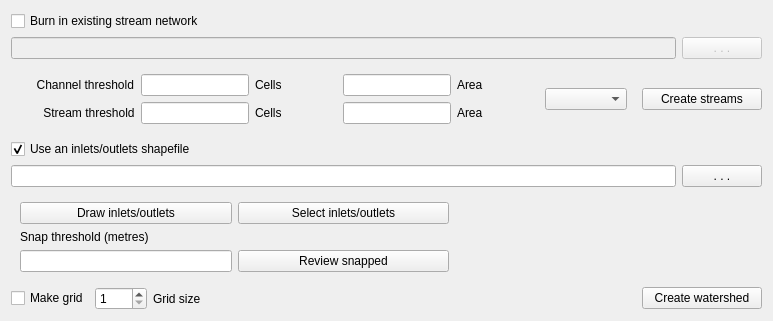
     <widget class="QWidget" name="delinTab">
      <attribute name="title">
       <string>Delineate watershed</string>
      </attribute>
      <layout class="QGridLayout" name="gridLayout_4">
       <item row="2" column="0" colspan="4">
        <widget class="QWidget" name="thresholdWidget" native="true">
         <layout class="QGridLayout" name="gridLayout_10">
          <item row="0" column="0">
           <widget class="QLabel" name="thresholdLabelCh">
            <property name="toolTip">
             <string>&lt;html&gt;&lt;head/&gt;&lt;body&gt;&lt;p&gt;The threshold number of cells is the minimum number required to form a channel at a leaf of the channel network.&lt;/p&gt;&lt;/body&gt;&lt;/html&gt;</string>
            </property>
            <property name="text">
             <string>     Channel threshold</string>
            </property>
           </widget>
          </item>
          <item row="0" column="1">
           <widget class="QLineEdit" name="numCellsCh">
            <property name="sizePolicy">
             <sizepolicy hsizetype="Preferred" vsizetype="Fixed">
              <horstretch>0</horstretch>
              <verstretch>0</verstretch>
             </sizepolicy>
            </property>
            <property name="minimumSize">
             <size>
              <width>50</width>
              <height>20</height>
             </size>
            </property>
            <property name="toolTip">
             <string>&lt;html&gt;&lt;head/&gt;&lt;body&gt;&lt;p&gt;The minimum number of cells required to create a channel as a leaf of the channel network&lt;/p&gt;&lt;/body&gt;&lt;/html&gt;</string>
            </property>
           </widget>
          </item>
          <item row="0" column="2">
           <widget class="QLabel" name="numCellsLabelCh">
            <property name="sizePolicy">
             <sizepolicy hsizetype="Preferred" vsizetype="Fixed">
              <horstretch>0</horstretch>
              <verstretch>0</verstretch>
             </sizepolicy>
            </property>
            <property name="toolTip">
             <string>The threshold number of cells is the minimum number required to form a stream at a leaf of the stream network.</string>
            </property>
            <property name="text">
             <string>Cells</string>
            </property>
           </widget>
          </item>
          <item row="0" column="3">
           <widget class="QLineEdit" name="areaCh">
            <property name="sizePolicy">
             <sizepolicy hsizetype="Preferred" vsizetype="Fixed">
              <horstretch>0</horstretch>
              <verstretch>0</verstretch>
             </sizepolicy>
            </property>
            <property name="minimumSize">
             <size>
              <width>50</width>
              <height>20</height>
             </size>
            </property>
            <property name="toolTip">
             <string>&lt;html&gt;&lt;head/&gt;&lt;body&gt;&lt;p&gt;The minimum area required to create a channel as a leaf of the channel network&lt;/p&gt;&lt;/body&gt;&lt;/html&gt;</string>
            </property>
           </widget>
          </item>
          <item row="0" column="4">
           <widget class="QLabel" name="areaLabelCh">
            <property name="sizePolicy">
             <sizepolicy hsizetype="Preferred" vsizetype="Fixed">
              <horstretch>0</horstretch>
              <verstretch>0</verstretch>
             </sizepolicy>
            </property>
            <property name="text">
             <string>Area</string>
            </property>
           </widget>
          </item>
          <item row="0" column="5" rowspan="2">
           <widget class="QComboBox" name="areaUnitsBox">
            <property name="sizePolicy">
             <sizepolicy hsizetype="Preferred" vsizetype="Fixed">
              <horstretch>0</horstretch>
              <verstretch>0</verstretch>
             </sizepolicy>
            </property>
           </widget>
          </item>
          <item row="1" column="0">
           <widget class="QLabel" name="thresholdLabelSt">
            <property name="toolTip">
             <string>&lt;html&gt;&lt;head/&gt;&lt;body&gt;&lt;p&gt;The threshold number of cells is the minimum number required to form a stream (and hence a subbasin) at a leaf of the stream network.&lt;/p&gt;&lt;/body&gt;&lt;/html&gt;</string>
            </property>
            <property name="text">
             <string>       Stream threshold</string>
            </property>
           </widget>
          </item>
          <item row="1" column="1">
           <widget class="QLineEdit" name="numCellsSt">
            <property name="sizePolicy">
             <sizepolicy hsizetype="Preferred" vsizetype="Fixed">
              <horstretch>0</horstretch>
              <verstretch>0</verstretch>
             </sizepolicy>
            </property>
            <property name="minimumSize">
             <size>
              <width>50</width>
              <height>20</height>
             </size>
            </property>
            <property name="toolTip">
             <string>&lt;html&gt;&lt;head/&gt;&lt;body&gt;&lt;p&gt;The threshold number of cells is the minimum number required to form a stream (and hence a subbasin) at a leaf of the stream network.&lt;/p&gt;&lt;/body&gt;&lt;/html&gt;</string>
            </property>
           </widget>
          </item>
          <item row="1" column="2">
           <widget class="QLabel" name="numCellsLabelSt">
            <property name="sizePolicy">
             <sizepolicy hsizetype="Preferred" vsizetype="Fixed">
              <horstretch>0</horstretch>
              <verstretch>0</verstretch>
             </sizepolicy>
            </property>
            <property name="toolTip">
             <string>The threshold number of cells is the minimum number required to form a stream at a leaf of the stream network.</string>
            </property>
            <property name="text">
             <string>Cells</string>
            </property>
           </widget>
          </item>
          <item row="1" column="3">
           <widget class="QLineEdit" name="areaSt">
            <property name="sizePolicy">
             <sizepolicy hsizetype="Preferred" vsizetype="Fixed">
              <horstretch>0</horstretch>
              <verstretch>0</verstretch>
             </sizepolicy>
            </property>
            <property name="minimumSize">
             <size>
              <width>50</width>
              <height>20</height>
             </size>
            </property>
            <property name="toolTip">
             <string>&lt;html&gt;&lt;head/&gt;&lt;body&gt;&lt;p&gt;The minimum area required to create a stream (and hence a subbasin) as a leaf of the stream network&lt;/p&gt;&lt;/body&gt;&lt;/html&gt;</string>
            </property>
           </widget>
          </item>
          <item row="1" column="4">
           <widget class="QLabel" name="areaLabelSt">
            <property name="sizePolicy">
             <sizepolicy hsizetype="Preferred" vsizetype="Fixed">
              <horstretch>0</horstretch>
              <verstretch>0</verstretch>
             </sizepolicy>
            </property>
            <property name="text">
             <string>Area</string>
            </property>
           </widget>
          </item>
         </layout>
        </widget>
       </item>
       <item row="0" column="0" colspan="3">
        <widget class="QCheckBox" name="checkBurn">
         <property name="sizePolicy">
          <sizepolicy hsizetype="Minimum" vsizetype="Fixed">
           <horstretch>0</horstretch>
           <verstretch>0</verstretch>
          </sizepolicy>
         </property>
         <property name="toolTip">
          <string>An existing stream network may be burnt in to make delineation more accurate, particularly in flat areas</string>
         </property>
         <property name="text">
          <string>Burn in existing stream network</string>
         </property>
        </widget>
       </item>
       <item row="2" column="4" colspan="2">
        <widget class="QPushButton" name="delinRunButton1">
         <property name="sizePolicy">
          <sizepolicy hsizetype="Preferred" vsizetype="Fixed">
           <horstretch>0</horstretch>
           <verstretch>0</verstretch>
          </sizepolicy>
         </property>
         <property name="toolTip">
          <string>Create streams first if you want to place inlets/outlets interactively.</string>
         </property>
         <property name="text">
          <string>Create streams</string>
         </property>
        </widget>
       </item>
       <item row="3" column="0" colspan="3">
        <widget class="QCheckBox" name="useOutlets">
         <property name="toolTip">
          <string>The inlets outlets file defines inlets, outlets, reservoirs and point sources.  It must contain at least one outlet.</string>
         </property>
         <property name="text">
          <string>Use an inlets/outlets shapefile</string>
         </property>
         <property name="checked">
          <bool>true</bool>
         </property>
        </widget>
       </item>
       <item row="6" column="4" colspan="2">
        <widget class="QPushButton" name="delinRunButton2">
         <property name="sizePolicy">
          <sizepolicy hsizetype="Preferred" vsizetype="Fixed">
           <horstretch>0</horstretch>
           <verstretch>0</verstretch>
          </sizepolicy>
         </property>
         <property name="minimumSize">
          <size>
           <width>120</width>
           <height>0</height>
          </size>
         </property>
         <property name="toolTip">
          <string>Create the streams and the watershed and subbasin boundaries.</string>
         </property>
         <property name="text">
          <string>Create watershed</string>
         </property>
        </widget>
       </item>
       <item row="4" column="0" colspan="5">
        <widget class="QLineEdit" name="selectOutlets">
         <property name="sizePolicy">
          <sizepolicy hsizetype="Preferred" vsizetype="Fixed">
           <horstretch>0</horstretch>
           <verstretch>0</verstretch>
          </sizepolicy>
         </property>
        </widget>
       </item>
       <item row="5" column="0" colspan="5">
        <widget class="QWidget" name="outletsWidget" native="true">
         <property name="enabled">
          <bool>true</bool>
         </property>
         <layout class="QGridLayout" name="gridLayout_3">
          <item row="0" column="0">
           <widget class="QPushButton" name="drawOutletsButton">
            <property name="sizePolicy">
             <sizepolicy hsizetype="Minimum" vsizetype="Fixed">
              <horstretch>0</horstretch>
              <verstretch>0</verstretch>
             </sizepolicy>
            </property>
            <property name="minimumSize">
             <size>
              <width>0</width>
              <height>0</height>
             </size>
            </property>
            <property name="toolTip">
             <string>Place inlets, outlets, reservoirs, and point sources by clicking on the stream network.</string>
            </property>
            <property name="text">
             <string>Draw inlets/outlets</string>
            </property>
           </widget>
          </item>
          <item row="0" column="1">
           <widget class="QPushButton" name="selectOutletsInteractiveButton">
            <property name="sizePolicy">
             <sizepolicy hsizetype="Minimum" vsizetype="Fixed">
              <horstretch>0</horstretch>
              <verstretch>0</verstretch>
             </sizepolicy>
            </property>
            <property name="toolTip">
             <string>Interactively select which inlets, outlets, reservoirs and point sources to use. You only need to do this if you want to use only a subset of what is in the shapefile. The default is to use all the points in the shapefile.</string>
            </property>
            <property name="text">
             <string>Select inlets/outlets</string>
            </property>
           </widget>
          </item>
          <item row="0" column="2">
           <widget class="QLabel" name="selectOutletsInteractiveLabel">
            <property name="minimumSize">
             <size>
              <width>111</width>
              <height>0</height>
             </size>
            </property>
            <property name="toolTip">
             <string>The number of points in the inlets/outlets shapefile that will be used.</string>
            </property>
            <property name="text">
             <string/>
            </property>
           </widget>
          </item>
          <item row="1" column="0" colspan="2">
           <widget class="QLabel" name="snapThresholdLabel">
            <property name="sizePolicy">
             <sizepolicy hsizetype="Preferred" vsizetype="Fixed">
              <horstretch>0</horstretch>
              <verstretch>0</verstretch>
             </sizepolicy>
            </property>
            <property name="minimumSize">
             <size>
              <width>0</width>
              <height>13</height>
             </size>
            </property>
            <property name="text">
             <string>Snap threshold (metres)</string>
            </property>
           </widget>
          </item>
          <item row="2" column="0">
           <widget class="QLineEdit" name="snapThreshold">
            <property name="sizePolicy">
             <sizepolicy hsizetype="Minimum" vsizetype="Fixed">
              <horstretch>0</horstretch>
              <verstretch>0</verstretch>
             </sizepolicy>
            </property>
            <property name="minimumSize">
             <size>
              <width>0</width>
              <height>0</height>
             </size>
            </property>
            <property name="toolTip">
             <string>The maximum distance a point may be moved to place it on the stream network (snapped).  Points which would require more than this distance will not be used.</string>
            </property>
           </widget>
          </item>
          <item row="2" column="1">
           <widget class="QPushButton" name="snapReviewButton">
            <property name="sizePolicy">
             <sizepolicy hsizetype="Minimum" vsizetype="Fixed">
              <horstretch>0</horstretch>
              <verstretch>0</verstretch>
             </sizepolicy>
            </property>
            <property name="toolTip">
             <string>Optionally, click to load and view the snapped inlets/outlets layer. The snapped points will be used whether you load them or not.</string>
            </property>
            <property name="text">
             <string>Review snapped</string>
            </property>
           </widget>
          </item>
          <item row="2" column="2">
           <widget class="QLabel" name="snappedLabel">
            <property name="minimumSize">
             <size>
              <width>111</width>
              <height>0</height>
             </size>
            </property>
            <property name="toolTip">
             <string>The number of points successfully snapped to the stream network.</string>
            </property>
            <property name="text">
             <string/>
            </property>
           </widget>
          </item>
         </layout>
        </widget>
       </item>
       <item row="1" column="0" colspan="5">
        <widget class="QLineEdit" name="selectBurn">
         <property name="enabled">
          <bool>false</bool>
         </property>
        </widget>
       </item>
       <item row="6" column="3">
        <spacer name="horizontalSpacer_4">
         <property name="orientation">
          <enum>Qt::Horizontal</enum>
         </property>
         <property name="sizeHint" stdset="0">
          <size>
           <width>425</width>
           <height>20</height>
          </size>
         </property>
        </spacer>
       </item>
       <item row="6" column="0">
        <widget class="QCheckBox" name="gridBox">
         <property name="sizePolicy">
          <sizepolicy hsizetype="Minimum" vsizetype="Fixed">
           <horstretch>0</horstretch>
           <verstretch>0</verstretch>
          </sizepolicy>
         </property>
         <property name="toolTip">
          <string>This option creates a grid of squares covering your watershed (running TauDEM first to create it)  The squares replace the subbasins originally created by TauDEM.</string>
         </property>
         <property name="text">
          <string>Make grid</string>
         </property>
        </widget>
       </item>
       <item row="6" column="1">
        <widget class="QSpinBox" name="gridSize">
         <property name="sizePolicy">
          <sizepolicy hsizetype="Minimum" vsizetype="Fixed">
           <horstretch>0</horstretch>
           <verstretch>0</verstretch>
          </sizepolicy>
         </property>
         <property name="minimumSize">
          <size>
           <width>0</width>
           <height>20</height>
          </size>
         </property>
         <property name="toolTip">
          <string>Set the size of each side of the grid squares in terms of a number of DEM cells.</string>
         </property>
         <property name="minimum">
          <number>1</number>
         </property>
        </widget>
       </item>
       <item row="6" column="2">
        <widget class="QLabel" name="gridSizeLabel">
         <property name="sizePolicy">
          <sizepolicy hsizetype="Preferred" vsizetype="Minimum">
           <horstretch>0</horstretch>
           <verstretch>0</verstretch>
          </sizepolicy>
         </property>
         <property name="text">
          <string>Grid size</string>
         </property>
        </widget>
       </item>
       <item row="5" column="5">
        <spacer name="verticalSpacer">
         <property name="orientation">
          <enum>Qt::Vertical</enum>
         </property>
         <property name="sizeHint" stdset="0">
          <size>
           <width>20</width>
           <height>85</height>
          </size>
         </property>
        </spacer>
       </item>
       <item row="1" column="5">
        <widget class="QPushButton" name="burnButton">
         <property name="enabled">
          <bool>false</bool>
         </property>
         <property name="sizePolicy">
          <sizepolicy hsizetype="Fixed" vsizetype="Fixed">
           <horstretch>0</horstretch>
           <verstretch>0</verstretch>
          </sizepolicy>
         </property>
         <property name="toolTip">
          <string>An existing stream network may be burnt in to make delineation more accurate, particularly in flat areas.  Click this button to select a streams file for burning in.</string>
         </property>
         <property name="text">
          <string>. . .</string>
         </property>
        </widget>
       </item>
       <item row="4" column="5">
        <widget class="QPushButton" name="selectOutletsButton">
         <property name="sizePolicy">
          <sizepolicy hsizetype="Fixed" vsizetype="Fixed">
           <horstretch>0</horstretch>
           <verstretch>0</verstretch>
          </sizepolicy>
         </property>
         <property name="toolTip">
          <string>The inlets outlets file defines inlets, outlets, reservoirs and point sources.  It must contain at least one outlet.  Click this button to select an inlets/outlets shapefile.</string>
         </property>
         <property name="text">
          <string>. . .</string>
         </property>
        </widget>
       </item>
      </layout>
      <zorder>thresholdWidget</zorder>
      <zorder>checkBurn</zorder>
      <zorder>delinRunButton1</zorder>
      <zorder>useOutlets</zorder>
      <zorder>delinRunButton2</zorder>
      <zorder>selectOutlets</zorder>
      <zorder>outletsWidget</zorder>
      <zorder>selectBurn</zorder>
      <zorder>horizontalSpacer_4</zorder>
      <zorder>gridBox</zorder>
      <zorder>gridSize</zorder>
      <zorder>gridSizeLabel</zorder>
      <zorder>verticalSpacer</zorder>
      <zorder>burnButton</zorder>
      <zorder>selectOutletsButton</zorder>
     </widget>
